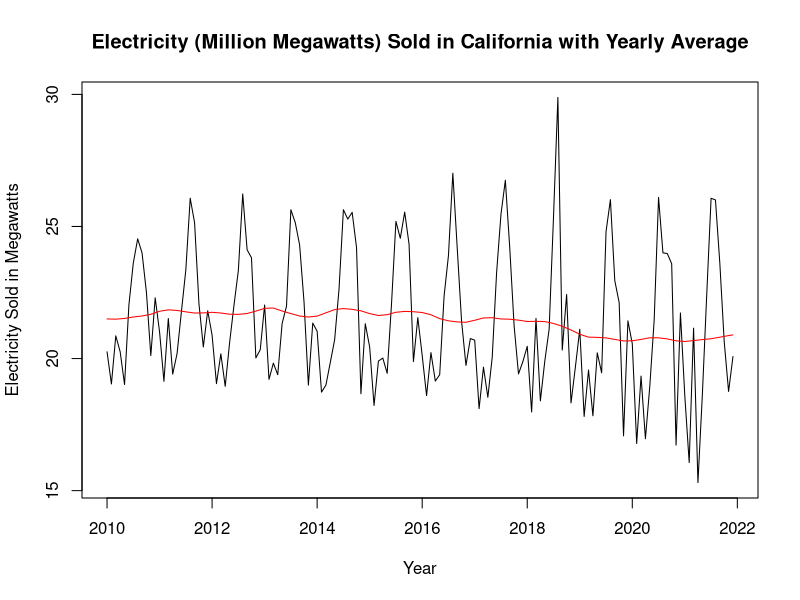
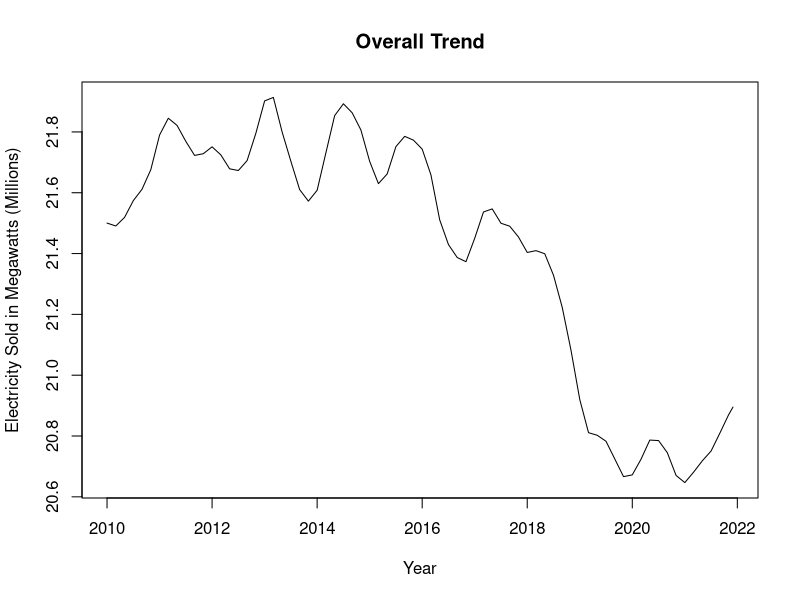
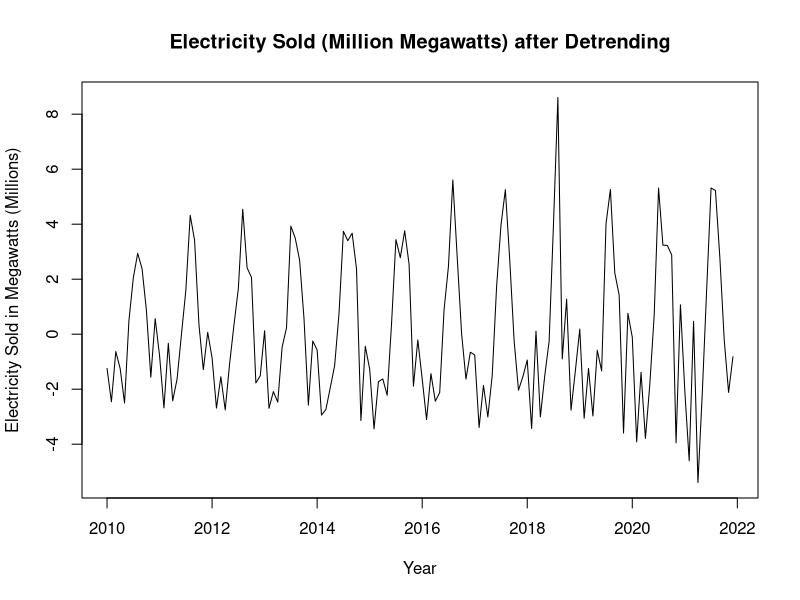
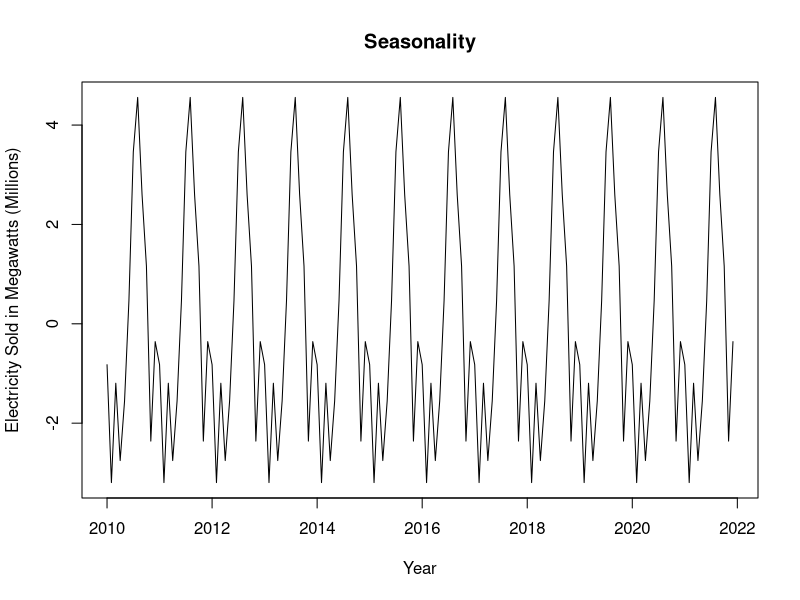
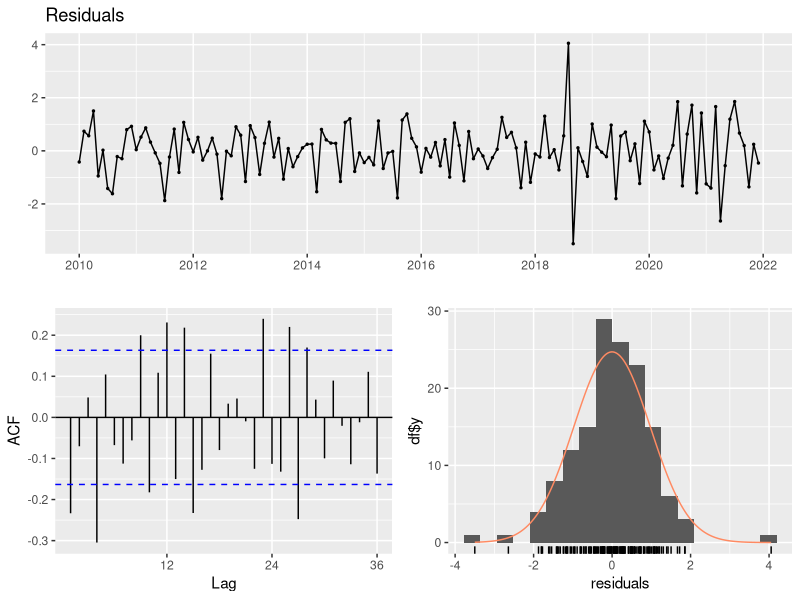
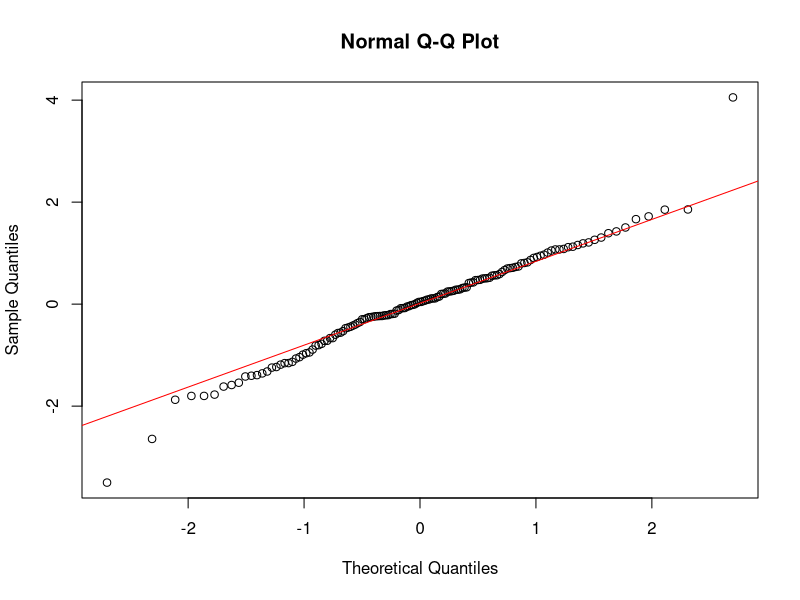
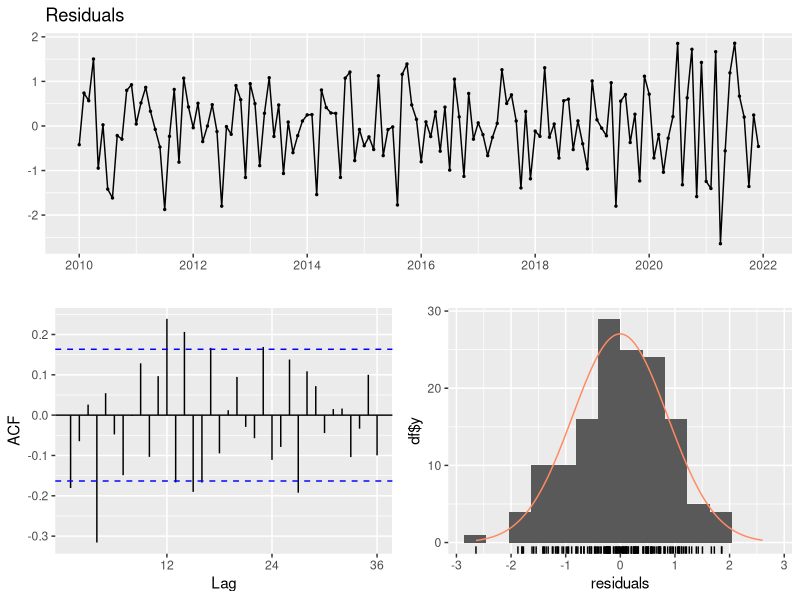
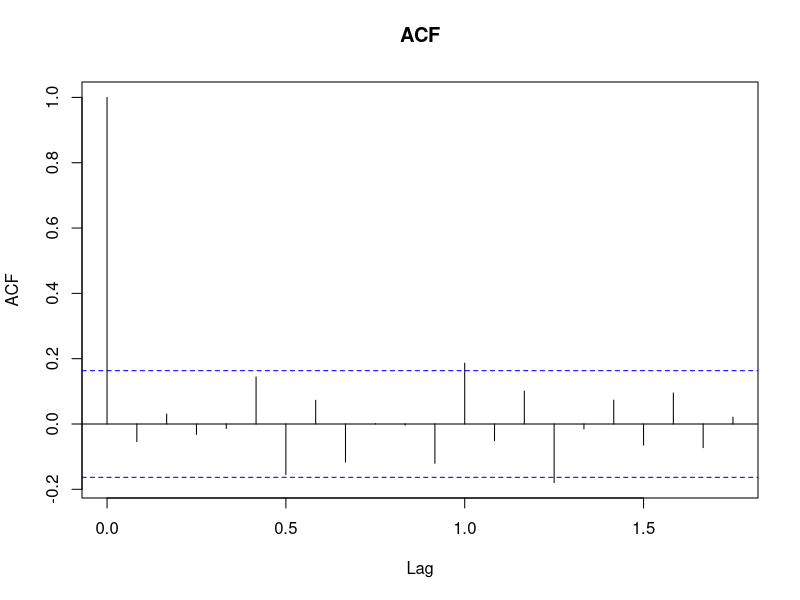

Source code (R) for these figures, in order:
## ---- chunk 1
knitr::opts_chunk$set(echo = TRUE)
path <- "/Users/alisonwong/git/electricity-time-series"
knitr::opts_knit$set(root.dir = path)
setwd(path)
## ---- chunk 2
# Load Packages 
library(tidyverse)
library(forecast)
library(lmtest)
library(tseries)
## ---- chunk 3
# Read data 
energy <- read.csv("energy-ca.csv")

# Subset data to select columns we need: Year, Month, State, Megawatts (sold)
energy_df <- subset(energy, select = c("X", "X.1", "X.2", "X.16"))
energy_df <- energy_df[-c(1,2),] # remove first two rows (unnecessary as these rows were the result of a small issue when importing the file)

# Add column names
colnames(energy_df) <- c("Year", "Month", "State", "Megawatts")
table(grepl("CA", energy_df$State)) # check the amount of times in which "CA" appears in the "X.2" column which corresponds to the respective state

# Subset data to select California 
energy_df <- energy_df[energy_df$State == "CA",]

# Get rid of empty rows
row.names(energy_df) <- NULL

# Check the amount of times in which the State column equals "CA". Since this number, 158, matches with the earlier number, we have support to say no important data was lost
table(grepl("CA", energy_df$State))
## ---- chunk 4
# Change to integers
energy_df$Year <- as.integer(energy_df$Year)
energy_df$Month <- as.integer(energy_df$Month)
energy_df$Megawatts <- as.integer(gsub(",", "", energy_df$Megawatts))

# Arrange energy_df in ascending order of time
energy_df <- energy_df %>%
  arrange(Year, Month)
## ---- chunk 5
# Remove the 2022 and 2023 year as only Jan and Feb data is present
energy2022 <- energy_df[133:158,]
energy_df1 <- energy_df[energy_df$Year != 2023 & energy_df$Year != 2022,] 

# Time series object
energy_ts <- ts(energy_df1[,4], start= 2010, frequency = 12)
energy2022 <- ts(energy2022[,4], start= 2021, frequency = 12)

# Divide data by a million to standardize units in a more perceivable way 
energy_ts <- energy_ts/(10^6)
energy2022 <- energy2022/(10^6)
## ---- chunk 6
# Seasonal and Trend decomposition using Loess (locally weighted regression and scatter plot smoothing)
model <- stl(energy_ts, s.window = "periodic")

# Get m_t
m_t <- model$time.series[, "trend"]

# Plot time series data with yearly average
ts.plot(energy_ts,
        xlab = "Year",
        ylab = "Electricity Sold in Megawatts",
        main = "Electricity (Million Megawatts) Sold in California with Yearly Average")
lines(m_t, col = "red")
## ---- chunk 7
# Overall trend
ts.plot(m_t,
        xlab = "Year",
        ylab = "Electricity Sold in Megawatts (Millions)",
        main = "Overall Trend")

# Detrend only
detrend <- energy_ts - m_t
## ---- chunk 8
# Plot new time series that clearly exposes seasonality
ts.plot(detrend,
        xlab = "Year",
        ylab = "Electricity Sold in Megawatts (Millions)",
        main = "Electricity Sold (Million Megawatts) after Detrending")

# Get seasonality
s_t <- model$time.series[, "seasonal"]
ts.plot(s_t, xlab = "Year", ylab = "Electricity Sold in Megawatts (Millions)", main = "Seasonality")
## ---- chunk 9
# Extract residuals
z_t <- energy_ts - m_t - s_t

# Plot time series, ACF, histogram, QQ-plot of white noise
checkresiduals(z_t)
qqnorm(z_t)
qqline(z_t, col = "red")
## ---- chunk 10
# Jan 2010 - Jul 2018
df1 <- energy_df1[1:103,]
df1_ts <- ts(df1[,4], start= 2010, frequency = 12)
df1_ts <- df1_ts/(10^6)

# Oct 2018 - Dec 2022
df2 <- energy_df1[106:144,]
df2_ts <- ts(rev(df2[,4]), start= c(2018, 10), frequency = 12) # reversed order - have to reverse back 
df2_ts <- df2_ts/(10^6)

# Decompose both ts
decom_df1 <- stl(df1_ts, s.window = "periodic")
decom_df2 <- stl(df2_ts, s.window = "periodic")
## ---- chunk 11
# Function to find optimal p, q values
find_arima <- function(X, p_values, d_values, q_values) {
  
  aic_matrix <- matrix(NA, nrow = length(p_values), ncol = length(q_values))
  
  # Loop over all combinations of p, d, and q values
  for (i in 1:length(p_values)) {
    for (j in 1:length(d_values)) {
      for (k in 1:length(q_values)) {
        
        # Try fitting the ARMA model with current p, d, q values
        tryCatch({
          arma_model <- arima(X, order = c(p_values[i], d_values[j], q_values[k]))
          # Calculate the AIC value for the current model
          aic <- AIC(arma_model)
          # Store the AIC value in the matrix
          aic_matrix[i, k] <- aic
        }, error = function(e) {
          # If an error occurs, assign -1 to the matrix element
          aic_matrix[i, k] <- -1
        })
        
      }
    }
  }
  
  print(aic_matrix)
  
  # Find the indices of the minimum AIC value in the matrix
  min_indices <- which(aic_matrix == min(aic_matrix), arr.ind = TRUE)
  # Extract the corresponding p, d, q values with the minimum AIC
  best_p <- p_values[min_indices[, 1]]
  best_d <- d_values[min_indices[, 2]]
  best_q <- q_values[min_indices[, 2]]
  
  # Print the best p, d, q values
  cat("Best p:", best_p, "\n")
  cat("Best d:", best_d, "\n")
  cat("Best q:", best_q, "\n")
  cat("AIC:", min(aic_matrix, na.rm = TRUE), "\n")
}

# Define the range of values to consider for p, d, and q
p_values <- 0:6
d_values <- 0
q_values <- 0:6
## ---- chunk 12
find_arima(decom_df1$time.series[, "remainder"], p_values, d_values, q_values)
find_arima(decom_df2$time.series[, "remainder"], p_values, d_values, q_values)
arma1 <- arima(decom_df1$time.series[, "remainder"], order = c(4, 0, 5))
arma2 <- arima(decom_df2$time.series[, "remainder"], order = c(6, 0, 3))
## ---- chunk 13
# Forecast the residuals w/ ARMA(5,6)
forecast_zt <- predict(arma1, n.ahead = 2)$pred

# Backcast the residuals w/ ARMA(5,6)
backcast_zt <- rev(predict(arma2, n.ahead = 2)$pred) # reverse to get Aug & Sept 2018 values

# Average
avg_zt <- (forecast_zt + backcast_zt)/2
avg_zt 
## ---- chunk 14
# Indices and values to replace
indices <- c(104, 105)
new_values <- c(avg_zt)
z_t[indices] <- new_values
## ---- chunk 15
# Residual Diagnostics
checkresiduals(z_t)

# Augmented Dickey–Fuller test for stationarity
adf.test(z_t)
## ---- chunk 16
find_arima(z_t, p_values, d_values, q_values)

# Fit an ARMA model to the residuals
arma_model <- arima(z_t, order = c(4, 0, 4))
arma_model
## ---- chunk 17
# White Noise
acf(arma_model$residuals, na.action = na.pass, main = "ACF")
pacf(arma_model$residuals, na.action = na.pass, main = "PACF")

# Normality
qqnorm(arma_model$residuals, main = "Q-Q Plot") # Heavy tail
qqline(arma_model$residuals, col = "red")
## ---- chunk 18
Box.test(arma_model$residuals, type = "Ljung-Box")
## ---- chunk 19
coeftest(arma_model)
## ---- chunk 20
# Forecasting next year
xt_hat22 <- predict(arma_model, n.ahead = 12)

# Plot the time series with the 2022 forecast and 95% prediction intervals
plot(z_t, xlim = c(2010, 2023),
     main = "Time series white noise predictions from 2022 to 2023", ylab = "Xt")
points(xt_hat22$pred, type = "l", col = 2, lwd = 2)
points(xt_hat22$pred - 2*xt_hat22$se, type = "l", col = "blue", lty = 2, lwd = 0.2)
points(xt_hat22$pred + 2*xt_hat22$se, type = "l", col = "blue", lty = 2, lwd = 0.2)
legend("topleft", lty=1, bty = "n", col=c("red","black"), c("predicted values","actual values"))
## ---- chunk 21
# Get true Xt's in 2022
model2022 <- stl(energy2022, s.window = "periodic")
xt_22 <- model2022$time.series[, "remainder"]

# Get prediction error of Xt's in 2022
pred_error <- sum(xt_22 - xt_hat22$pred)^2/var(xt_22)
pred_error
var(xt_hat22$pred)
## ---- chunk 22
# To predict Yt, we have to first fit a polynomial to the trend to be able to predict the trend for the next year
t <- 1:length(m_t)
t2 <- t^2
t3 <- t^3
t4 <- t^4

# Fit model
trend_model <- lm(m_t ~ t + t2 + t3 + t4)
summary(trend_model)
g <- ts(predict(trend_model), start = 2010, frequency = 12)

# Plot 4th degree polynomial on the trend line
plot(m_t, main = "Fit 4th-degree Polynomial to Trend")
points(g, type = "l", lwd = 1, col = 2)

# Predict the trend for the 2022 year by fitting the next 12 data points to the model
x <- 145:156
m2022 <- 21.63 + 0.0004515*(x^2) - 0.000007607*(x^3) + 0.00000003032*(x^4)
## ---- chunk 23
# Add the decomposed portion back for 2022
Yt <- xt_hat22$pred + s_t[1:12] + m2022

# Plot
plot(energy_ts, xlim = c(2010, 2023),
     main = "Time series predictions of 2022", ylab = "Electricity Sales (Million Megawatts)")
points(energy2022, type = "l", lwd = 1)
points(Yt, type = "l", col = 2, lwd = 2)
legend("topleft", lty=1, bty = "n", col=c("red","black"), c("predicted values","actual values"))
## ---- chunk 24
pred_error <- sum(energy2022 - Yt)^2/var(energy2022[13:24])
pred_error
var(Yt)
